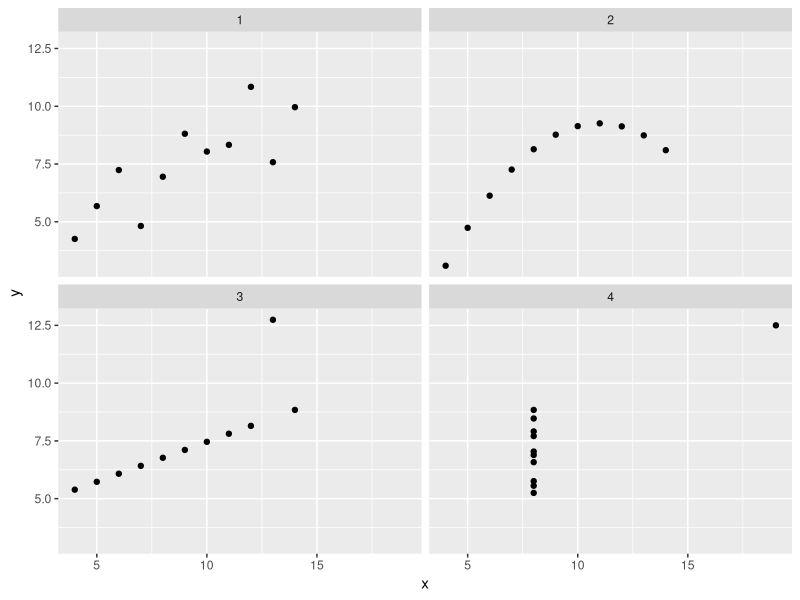
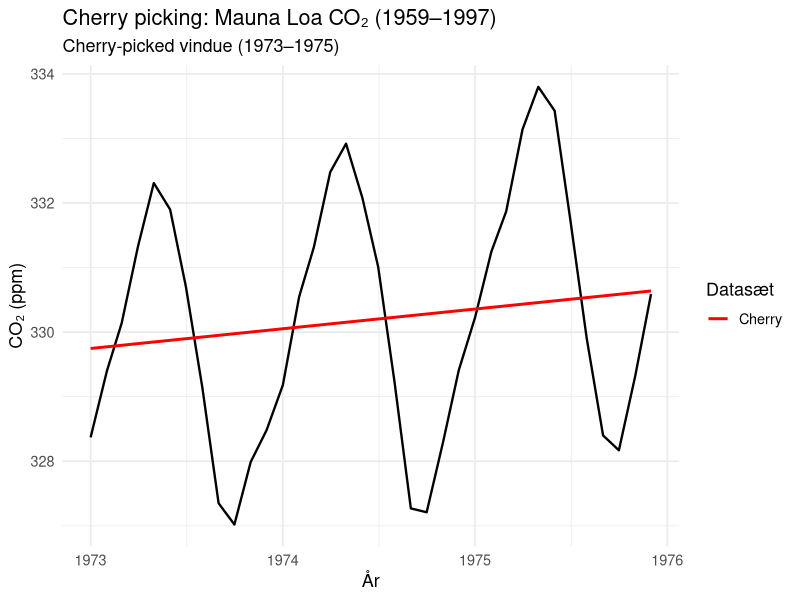
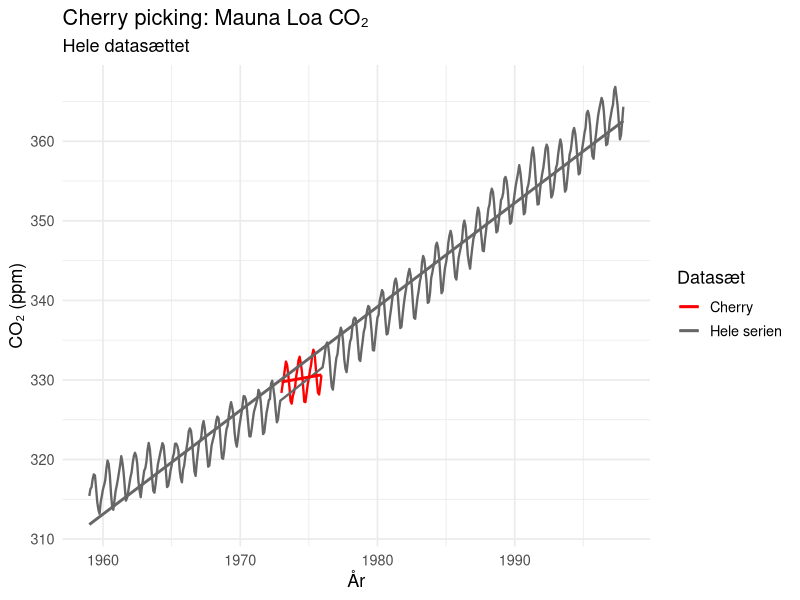

The R source for these figures, in order:
## ---- chunk 1
library(tidyverse)
anscombe |> 
    pivot_longer(x1:y4, names_to = "variabel", values_to = "value") |> 
    group_by(variabel) |> 
    summarise(middel = mean(value),
              median = median(value),
              stdafv = sd (value),
              iqr = IQR(value))

## ---- chunk 2
x <- anscombe[,1:4]
y <- anscombe[,5:8]
cor(x,y)
## ---- chunk 3
anscombe |> 
    pivot_longer(everything(), names_to = "par", values_to = "value") |> 
    separate_wider_position(par, c(xy=1, gruppe = 1)) |> 
    pivot_wider(names_from = xy, values_from = value)  |> 
    unnest(cols = c(x,y)) |> 
    ggplot(aes(x,y)) + 
    geom_point() +
    facet_wrap(~gruppe)

## ---- chunk 4
data(co2)  # indbygget
start_yr  <- start(co2)[1]
start_mon <- start(co2)[2]
n         <- length(co2)

dates <- seq.Date(
  from = as.Date(sprintf("%d-%02d-01", start_yr, start_mon)),
  by   = "month",
  length.out = n
)

df <- data.frame(date = dates, co2 = as.numeric(co2))

cherry_start <- as.Date("1973-01-01")
cherry_end   <- as.Date("1975-12-01")

df$cherry <- ifelse(df$date >= cherry_start & df$date <= cherry_end, "Cherry", "Hele serien")

df  |> filter(cherry == "Cherry") |> 
ggplot(aes(x = date, y = co2)) +
  geom_line(size = 0.8) +
  scale_color_manual(values = c("Hele serien" = "grey40", "Cherry" = "red")) +
  geom_smooth(method = "lm", se = FALSE, aes(color = cherry), size = 1) +
  labs(title = "Cherry picking: Mauna Loa CO₂ (1959–1997)",
       subtitle = "Cherry-picked vindue (1973–1975)",
       x = "År", y = "CO₂ (ppm)", color = "Datasæt") +
  theme_minimal(base_size = 13)
## ---- chunk 5
df  |>
ggplot(aes(x = date, y = co2)) +
  geom_line(size = 0.8, aes(color = cherry)) +
  scale_color_manual(values = c("Hele serien" = "grey40", "Cherry" = "red")) +
  geom_smooth(method = "lm", se = FALSE, aes(color = cherry), size = 1) +
  labs(title = "Cherry picking: Mauna Loa CO₂",
       subtitle = "Hele datasættet",
       x = "År", y = "CO₂ (ppm)", color = "Datasæt") +
  theme_minimal(base_size = 13)
